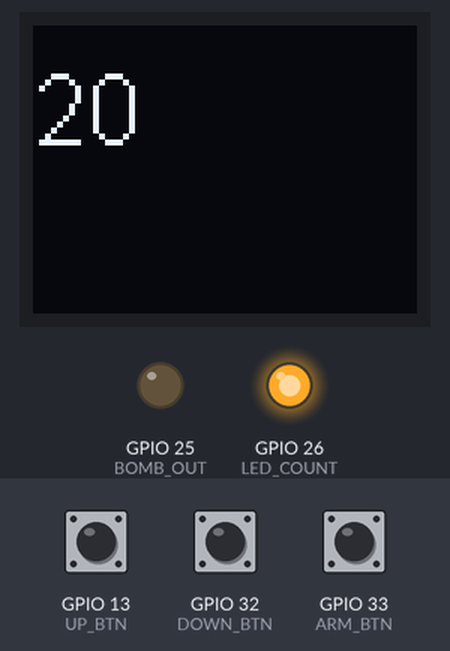
A sketch run on a simulated ESP8266 (NodeMCU). Parts: 64×48 one-colour display, output pins drawn as LEDs (lit = HIGH). Dashed ring = blinking. The inputs (shaded band) are chosen by the test bench; at power-on: GPIO 33 (ARM_BTN) HIGH, GPIO 13 (UP_BTN) HIGH, GPIO 32 (DOWN_BTN) HIGH. What the sketch prints to the serial monitor is not drawn.

Above: at 1.2 s.
1.3 s: GPIO 33 (ARM_BTN) pulled LOW for 0.15 s
At 2.22 s:
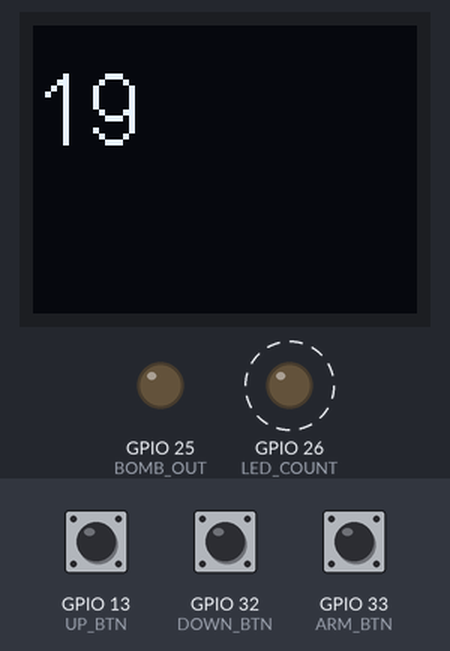
4.4 s: GPIO 13 (UP_BTN) pulled LOW for 0.15 s
6.0 s: GPIO 32 (DOWN_BTN) pulled LOW for 0.15 s
7.6 s: GPIO 13 (UP_BTN) pulsed LOW 5 times (0.12 s each, 0.3 s apart)
At 21.6 s:
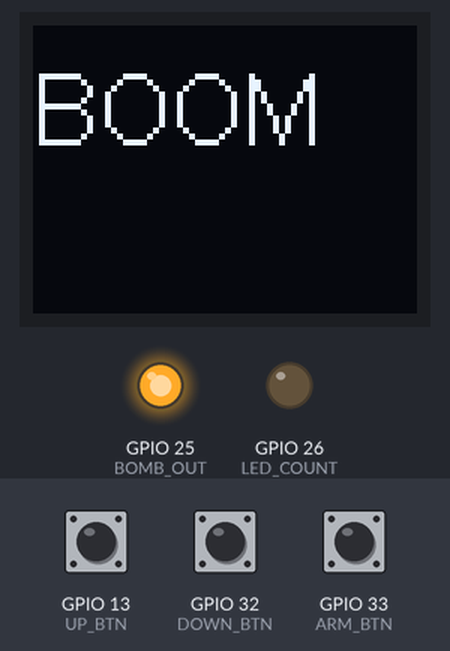
Timing chart, 0 to 22.4 s (numbered marks = the images above; inputs shaded):
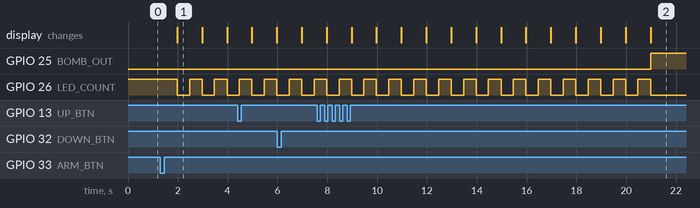

Measured:
- after the input at 1.3 s, GPIO 26 (LED_COUNT): alternates HIGH for 0.51 s and LOW for 0.49 s, starting after 0.67 s; the display: changes after 0.67 s (image 1)
- what the display in image 1 shows lasts 1.0 s, from 2.0 s to 3.0 s

The sketch:

bomb.ino
```cpp
#include "SSD1306Wire.h"
#define BOMB_OUT 25
#define LED_COUNT 26
#define UP_BTN 13
#define DOWN_BTN 32
#define ARM_BTN 33

SSD1306Wire display(0x3c, SDA, SCL, GEOMETRY_64_48);
bool evBtns = false;
uint8_t evBtnsData = 0;

void bombtask();
void btnsTask();

void setup() {
  Serial.begin(115200);
  bombtask();
  btnsTask();
}
void btnsTask() {
  enum class BtnsStates {INIT, WAITING_PRESS , WAITING_STABLE, WAITING_RELEASE};
  static BtnsStates btnsState =  BtnsStates::INIT;
  static uint32_t referenceTime;
  const uint32_t STABLETIMEOUT = 10;
  static uint8_t lastBtn = 0;

  switch (btnsState) {
    case BtnsStates::INIT: {
        pinMode(ARM_BTN, INPUT_PULLUP);
        pinMode(DOWN_BTN, INPUT_PULLUP);
        pinMode(UP_BTN, INPUT_PULLUP);
        btnsState = BtnsStates::WAITING_PRESS;
        break;
      }
    case BtnsStates::WAITING_PRESS: {

        if (digitalRead(UP_BTN) == LOW) {
          referenceTime = millis();
          lastBtn = UP_BTN;
          btnsState = BtnsStates::WAITING_STABLE;

        }
        else if (digitalRead(DOWN_BTN) == LOW) {
          lastBtn = DOWN_BTN;
          referenceTime = millis();
          btnsState = BtnsStates::WAITING_STABLE;

        }
        else if (digitalRead(ARM_BTN) == LOW) {
          lastBtn = ARM_BTN;
          referenceTime = millis();
          btnsState = BtnsStates::WAITING_STABLE;
        }

        break;
      }
    case BtnsStates::WAITING_STABLE: {
        if (lastBtn == UP_BTN) {
          if (digitalRead(UP_BTN) == HIGH) {
            btnsState = BtnsStates::WAITING_PRESS;
          }
          else if ( (millis() - referenceTime) >= STABLETIMEOUT) {
            btnsState = BtnsStates::WAITING_RELEASE;
          }
        }
        else if (lastBtn == DOWN_BTN) {
          if (digitalRead(DOWN_BTN) == HIGH) {
            btnsState = BtnsStates::WAITING_PRESS;
          }
          else if ( (millis() - referenceTime) >= STABLETIMEOUT) {
            btnsState = BtnsStates::WAITING_RELEASE;
          }
        }
        else if (lastBtn == ARM_BTN) {
          if (digitalRead(ARM_BTN) == HIGH) {
            btnsState = BtnsStates::WAITING_PRESS;
          }
          else if ( (millis() - referenceTime) >= STABLETIMEOUT) {
            btnsState = BtnsStates::WAITING_RELEASE;
          }
        }
        break;
      }
    case BtnsStates::WAITING_RELEASE: {

        if (lastBtn == UP_BTN) {
          if (digitalRead(UP_BTN) == HIGH) {
            evBtns = true;
            evBtnsData = UP_BTN;
            btnsState = BtnsStates::WAITING_PRESS;
            Serial.println("UP_BTN");
          }
        }
        else if (lastBtn == DOWN_BTN) {
          if (digitalRead(DOWN_BTN) == HIGH) {
            evBtns = true;
            evBtnsData = DOWN_BTN;
            btnsState = BtnsStates::WAITING_PRESS;
            Serial.println("DOWN_BTN");
          }
        }
        else if (lastBtn == ARM_BTN) {
          if (digitalRead(ARM_BTN) == HIGH) {
            evBtns = true;
            evBtnsData = ARM_BTN;
            btnsState = BtnsStates::WAITING_PRESS;
            Serial.println("ARM_BTN");
          }
        }

        break;
      }
    default:
      Serial.println("Ocurrio un error.");
      break;
  }
}
void bombtask() {
  enum class BombStates {INIT, CONFIG, ARMED};
  static BombStates bombState =  BombStates::INIT;
  static uint8_t counter = 20;

  switch (bombState) {

    case BombStates::INIT: {
        pinMode(BOMB_OUT, OUTPUT);
        pinMode(LED_COUNT, OUTPUT);

        // LED_COUNT encendido
        digitalWrite(LED_COUNT, HIGH);
        digitalWrite(BOMB_OUT, LOW);
        // Init display
        display.init();
        display.setContrast(255);
        display.clear();
        display.setTextAlignment(TEXT_ALIGN_LEFT);
        display.setFont(ArialMT_Plain_16);

        display.clear();
        display.drawString(0, 5, String(counter));
        display.display();

        bombState = BombStates::CONFIG;

        break;
      }
    case BombStates::CONFIG: {

        display.clear();
        display.drawString(0, 5, String(counter));
        display.display();

        if (evBtns == true) {
          evBtns = false;

          if (((evBtnsData == UP_BTN) == LOW) && (counter < 60) ) {
            counter++ ;
            display.clear();
            display.drawString(0, 5, String(counter));
            display.display();
          }
          if (((evBtnsData == DOWN_BTN) == LOW) && (counter > 10)) {
            counter-- ;
            display.clear();
            display.drawString(0, 5, String(counter));
            display.display();
          }

          if (evBtnsData == ARM_BTN ) {
            bombState = BombStates::ARMED;
          }
        }
        break;
      }
    case BombStates::ARMED: {

        const uint8_t vecLength = 7;
        static uint8_t vecTryPassword[vecLength];
        static uint8_t dataCounter = 0;
        static uint8_t vecTruePassword[vecLength] = {UP_BTN, UP_BTN, DOWN_BTN, DOWN_BTN, UP_BTN, DOWN_BTN, ARM_BTN};
        bool statePassword = false;
        const uint32_t interval = 500;
        static uint32_t previousMillis = 0;
        static uint8_t ledState_BOMB_OUT = LOW;
        uint32_t currentMillis = millis();

        if (currentMillis - previousMillis >= interval) {
          previousMillis = currentMillis;
          if (ledState_BOMB_OUT == LOW) {
            ledState_BOMB_OUT = HIGH;
          }
          else {
            ledState_BOMB_OUT = LOW;
            counter--;
            display.clear();
            display.drawString(0, 5, String(counter));
            display.display();
          }
          digitalWrite(LED_COUNT, ledState_BOMB_OUT);
          if (counter == 0) {
            digitalWrite(LED_COUNT, LOW);
            digitalWrite(BOMB_OUT, HIGH);
            display.clear();
            display.drawString(0, 5, "BOOM");
            display.display();
            delay(3000);
            digitalWrite(LED_COUNT, HIGH);
            digitalWrite(BOMB_OUT, LOW);
            counter = 20;
            display.clear();
            display.drawString(0, 5, String(counter));
            display.display();
            bombState = BombStates::CONFIG;
          }
        }

        if (evBtns == true) {
          evBtns = false;
          if (dataCounter < vecLength) {
            if (evBtnsData == UP_BTN) {
              vecTryPassword[dataCounter] = evBtnsData;
            }
            else if (evBtnsData == DOWN_BTN) {
              vecTryPassword[dataCounter] = evBtnsData;
            }
            else if (evBtnsData == ARM_BTN) {
              vecTryPassword[dataCounter] = evBtnsData;
            }
            dataCounter++;
          }
        }
        else if (dataCounter == vecLength) {
          Serial.println("Vector password lleno.");
          disarmTask(vecTryPassword, vecTruePassword, vecLength, &statePassword);
          if (statePassword == true) {
            Serial.println("Contraseña correcta");
            digitalWrite(LED_COUNT, HIGH);
            digitalWrite(BOMB_OUT, LOW);
            counter = 20;
            display.clear();
            display.drawString(0, 5, String(counter));
            display.display();
            dataCounter = 0;
            for (uint8_t j = 0; j < vecLength; j++) {
              vecTryPassword[j] = 0;
            }
            bombState = BombStates::CONFIG;
          }
          else {
            Serial.println("Contraseña incorrecta");
            dataCounter = 0;
            for (uint8_t k = 0; k < vecLength; k++) {
              vecTryPassword[k] = 0;
            }
          }
        }
      }
      break;
    default: {
      }
      break;
  }
}
void disarmTask(uint8_t *vecTryData, uint8_t *vecTrueData, uint8_t vecLengthData, bool *res) {
  for (uint8_t i = 0; i < vecLengthData; i++) {
    if (vecTrueData[i] == vecTryData[i]) {
      *res = true;
    }
    else {
      *res = false;
      break;
    }
  }
}
void loop() {
  bombtask();
  btnsTask();
}
```
